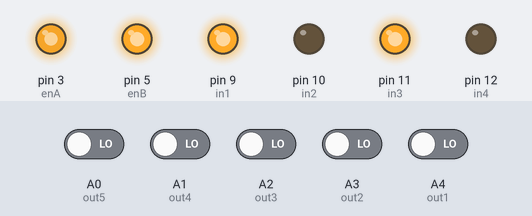
The sketch below on a simulated Arduino Uno, built with avr-gcc and run on an emulated ATmega328P. Parts: output pins drawn as LEDs (lit = HIGH). The test bench sets the inputs (shaded band); at power-on: A0 (out5), A1 (out4), A2 (out3), A3 (out2), A4 (out1) LOW.

Above: at 1.2 s.
1.3 s: A0 (out5) driven HIGH
At 2.2 s:
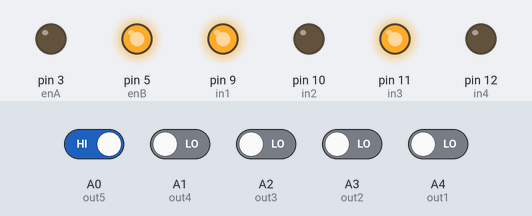
2.8 s: A1 (out4) driven HIGH
At 3.4 s:
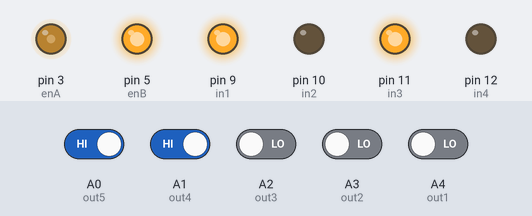
4.3 s: A4 (out1) driven HIGH
At 5.5 s:
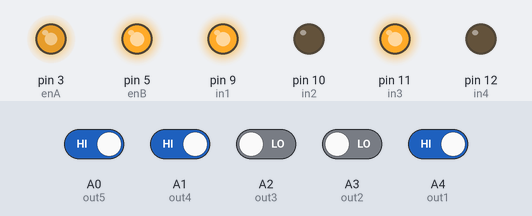
5.8 s: A0 (out5) driven LOW
At 6.9 s:
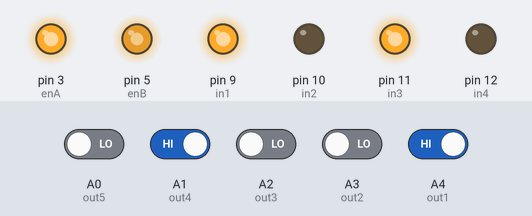
7.3 s: A3 (out2) driven HIGH
At 8.0 s:
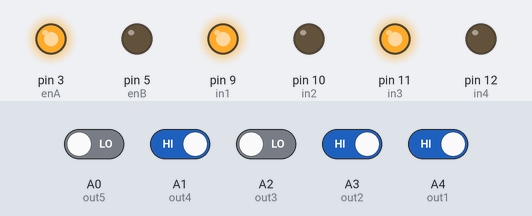
8.8 s: A1 (out4) driven LOW
At 9.1 s:
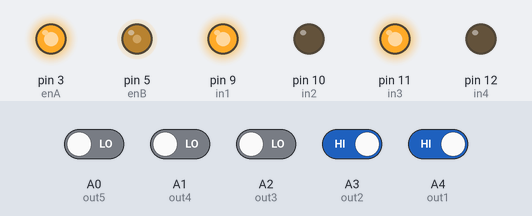
Timing chart, 0 to 11.3 s (numbered marks = the images above; inputs shaded):
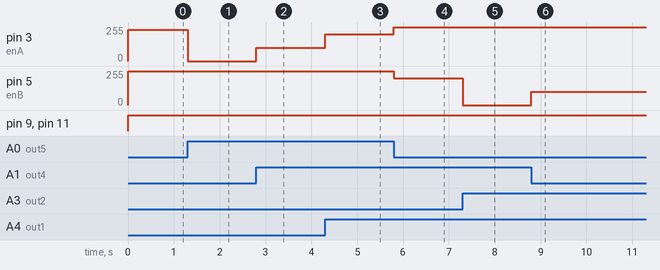

Measured:
- after the input at 1.3 s, pin 3 (enA): 235/255 → 0/255 at once
- after the input at 2.8 s, pin 3 (enA): 0/255 → 100/255 at once
- after the input at 4.3 s, pin 3 (enA): 100/255 → 200/255 at once
- after the input at 5.8 s, pin 3 (enA): 200/255 → 255/255 at once; pin 5 (enB): 255/255 → 200/255 at once
- after the input at 7.3 s, pin 5 (enB): 200/255 → 0/255 at once
- after the input at 8.8 s, pin 5 (enB): 0/255 → 100/255 at once

The sketch:

DoLineNew.ino
```cpp
byte SpMaxL = 255;
byte SpMaxR = 255;

#define enA  3
#define enB  5
#define in1  9
#define in2  10
#define in3  11
#define in4  12

#define out1  A4
#define out2  A3
#define out3  A2
#define out4  A1
#define out5  A0

void setup() {
  Serial.begin(9600);
  pinMode(in1, OUTPUT);
  pinMode(in2, OUTPUT);
  pinMode(in3, OUTPUT);
  pinMode(in4, OUTPUT);
  pinMode(out1, INPUT);
  pinMode(out2, INPUT);
  pinMode(out3, INPUT);
  pinMode(out4, INPUT);
  pinMode(out5, INPUT);
}

void loop() {
  doline();
  //delay(2000);
  //Serial.println (trangThai5CamBien ());
}

void doline(){
  switch (trangThai5CamBien()){
    case 200:
      Lui(100,100);
      break;
    case 0:
      Tien(SpMaxL-20,SpMaxR);
      break;
    case 1:
      Tien(SpMaxL,200);
      break;
    case 2:
      Tien(SpMaxL,100);
      break;
    case 3:
      Tien(SpMaxL,0);
      break;
    case -1:
      Tien(200,SpMaxR);
      break;
    case -2:
      Tien(100,SpMaxR);
      break;
    case -3:
      Tien(0,SpMaxR);
      break;
    default:
      digitalWrite(in1, 0);
      digitalWrite(in2, 0);
      digitalWrite(in3, 0);
      digitalWrite(in4, 0);
      break;
  }
}

boolean IFSensor (byte PinNumb){
  // Có line là 1
  return (!digitalRead (PinNumb));
}

int trangThai5CamBien (){
  /*
      Âm là lệch phải
      Dương là lệch trái
      Mức độ lệch giảm tăng dần : 1 2 3
  */
  int sens1 = IFSensor(out1);
  int sens2 = IFSensor(out2);
  int sens3 = IFSensor(out3);
  int sens4 = IFSensor(out4);
  int sens5 = IFSensor(out5);
  switch (lechvach5mat()){
    case -3:
      return -3;
      break;
    case -2:
      return -2;
      break;
    case -1:
      return -1;
      break;
    case 0:
      if ( (abs(sens1) + abs(sens2) + abs(sens3) + abs(sens4) + abs(sens5)) == 0)
        return 200;
      else
        return 0;
      break;
    case 1:
      return 1;
      break;
    case 2:
      return 2;
      break;
    case 3:
      return 3;
      break;
  }
}

int lechvach5mat(){
  /*
      Âm là lệch phải
      Dương là lệch trái
      Mức độ lệch giảm tăng dần : 1 3 2
  */
  int sens1 = IFSensor(out1);
  int sens2 = IFSensor(out2);
  int sens3 = IFSensor(out3);
  int sens4 = IFSensor(out4);
  int sens5 = IFSensor(out5);
  int lechvach = -2 * sens1 - sens2 + sens4 + 2 * sens5;
  switch (lechvach){
    case -3:// cái này là do 2 mắt biên đều chạm vạch
      return -2;
      break;
    case -2:
      return -3;
      break;
    case -1:
      return -1;
      break;
    case 0:
      return 0;
      break;
    case 1:
      return 1;
      break;
    case 2:
      return 3;
      break;
    case 3:
      return 2;
      break;
  }
}

void Tien( byte speedL, byte speedR){
  analogWrite(enA, speedL);
  analogWrite(enB, speedR);
  digitalWrite(in1, 1);
  digitalWrite(in2, 0);
  digitalWrite(in3, 1);
  digitalWrite(in4, 0);
}

void Retrai(){
  analogWrite(enA, 255);
  analogWrite(enB, 255);
  digitalWrite(in1, 0);
  digitalWrite(in2, 0);
  digitalWrite(in3, 1);
  digitalWrite(in4, 0);
}

void Rephai(){
  analogWrite(enA, 255);
  analogWrite(enB, 255);
  digitalWrite(in1, 1);
  digitalWrite(in2, 0);
  digitalWrite(in3, 0);
  digitalWrite(in4, 0);
}

void Lui(byte SpeedL, byte SpeedR){
  analogWrite(enA, SpeedL);
  analogWrite(enB, SpeedR);
  digitalWrite(in1, 0);
  digitalWrite(in2, 1);
  digitalWrite(in3, 0);
  digitalWrite(in4, 1);
}
```
